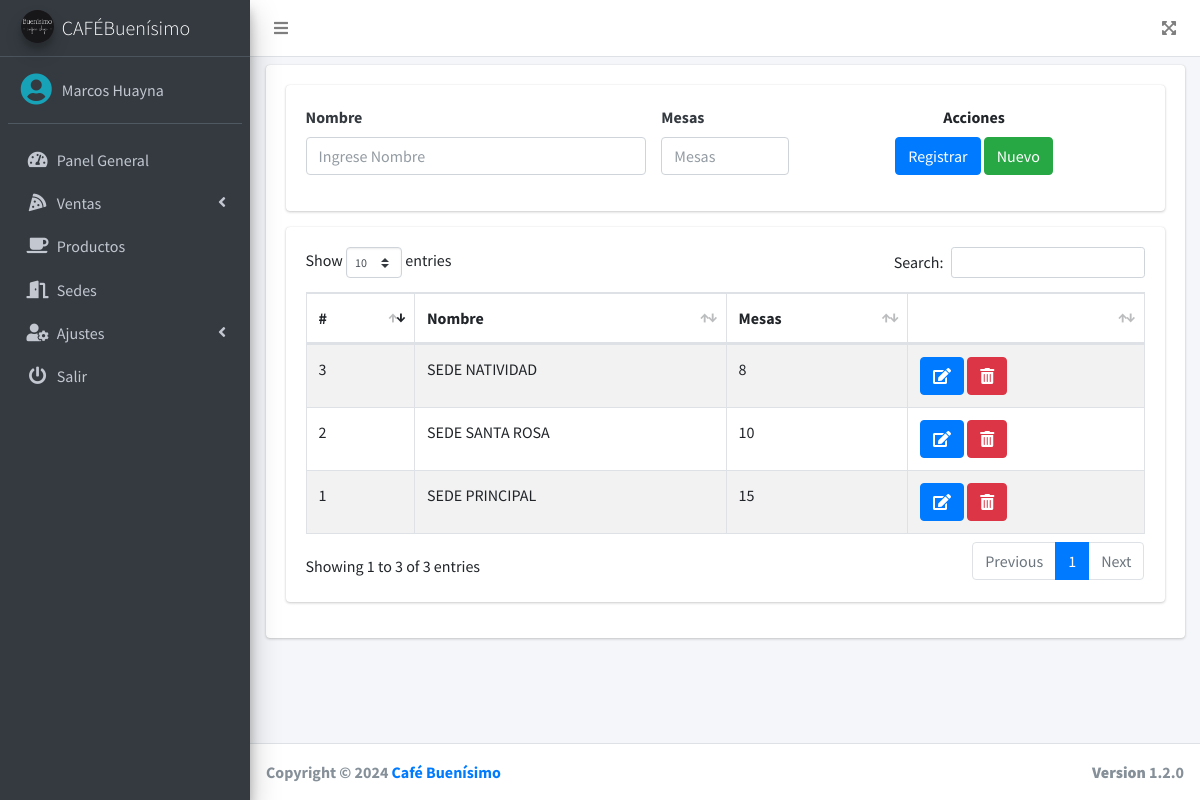
Screenshot of /src/salas.php (signed in) with the database file from the repository.
### tables this page shows
CREATE TABLE `salas` (
  `id` int(11) NOT NULL,
  `nombre` varchar(100) NOT NULL,
  `mesas` int(11) NOT NULL,
  `estado` int(11) NOT NULL DEFAULT 1
);

### src/salas.php (the view, shortened to what this page needs)
<?php
include_once "includes/header.php";
?>
<div class="card">
    <div class="card-body">
        <div class="card">
            <div class="card-body">
                <form action="" method="post" autocomplete="off" id="formulario">
                <div class="row">
                        <div class="col-md-5">
                            <div class="form-group">
                                <label for="nombre" class="text-dark font-weight-bold">Nombre</label>
                                <input type="text" placeholder="Ingrese Nombre" name="nombre" id="nombre" class="form-control">
                            </div>
                        </div>
                        <div class="col-md-2">
                            <div class="form-group">
                                <label for="mesas" class="text-dark font-weight-bold">Mesas</label>
                                <input type="number" placeholder="Mesas" name="mesas" id="mesas" class="form-control">
                            </div>
                        </div>
                        <div class="col-md-5 text-center">
                            <label for="">Acciones</label> <br>
                            <input type="submit" value="Registrar" class="btn btn-primary" id="btnAccion">
                            <input type="button" value="Nuevo" class="btn btn-success" id="btnNuevo" onclick="limpiar()">
                        </div>
                    </div>
                </form>
            </div>
        </div>
        <div class="card">
            <div class="card-body">
                <div class="table-responsive">
                    <table class="table table-striped table-bordered" id="tbl">
                        <thead>
                            <tr>
                                <th>#</th>
                                <th>Nombre</th>
                                <th>Mesas</th>
                                <th></th>
                            </tr>
                        </thead>
                        <tbody>
                            <?php
                            include "../conexion.php";
                            $query = mysqli_query($conexion, "SELECT * FROM salas WHERE estado = 1");
                            $result = mysqli_num_rows($query);
                            if ($result > 0) {
                                while ($data = mysqli_fetch_assoc($query)) { ?>
                                    <tr>
                                        <td><?php echo $data['id']; ?></td>
                                        <td><?php echo $data['nombre']; ?></td>
                                        <td><?php echo $data['mesas']; ?></td>
                                        <td>
                                            <a href="#" onclick="editarCliente(<?php echo $data['id']; ?>)" class="btn btn-primary"><i class='fas fa-edit'></i></a>
                                            <form action="eliminar.php?id=<?php echo $data['id']; ?>&accion=salas" method="post" class="confirmar d-inline">
                                                <button class="btn btn-danger" type="submit"><i class='fas fa-trash-alt'></i> </button>
                                            </form>
                                        </td>
                                    </tr>
                            <?php }
                            } ?>
                        </tbody>
                    </table>
                </div>
            </div>
        </div>
    </div>
</div>
<?php include_once "includes/footer.php"; ?>

### rows the page displays
salas: id "1", nombre "SEDE PRINCIPAL", mesas "15"
salas: id "2", nombre "SEDE SANTA ROSA", mesas "10"
salas: id "3", nombre "SEDE NATIVIDAD", mesas "8"

### other values shown
$_SESSION['nombre'] "Marcos Huayna"
